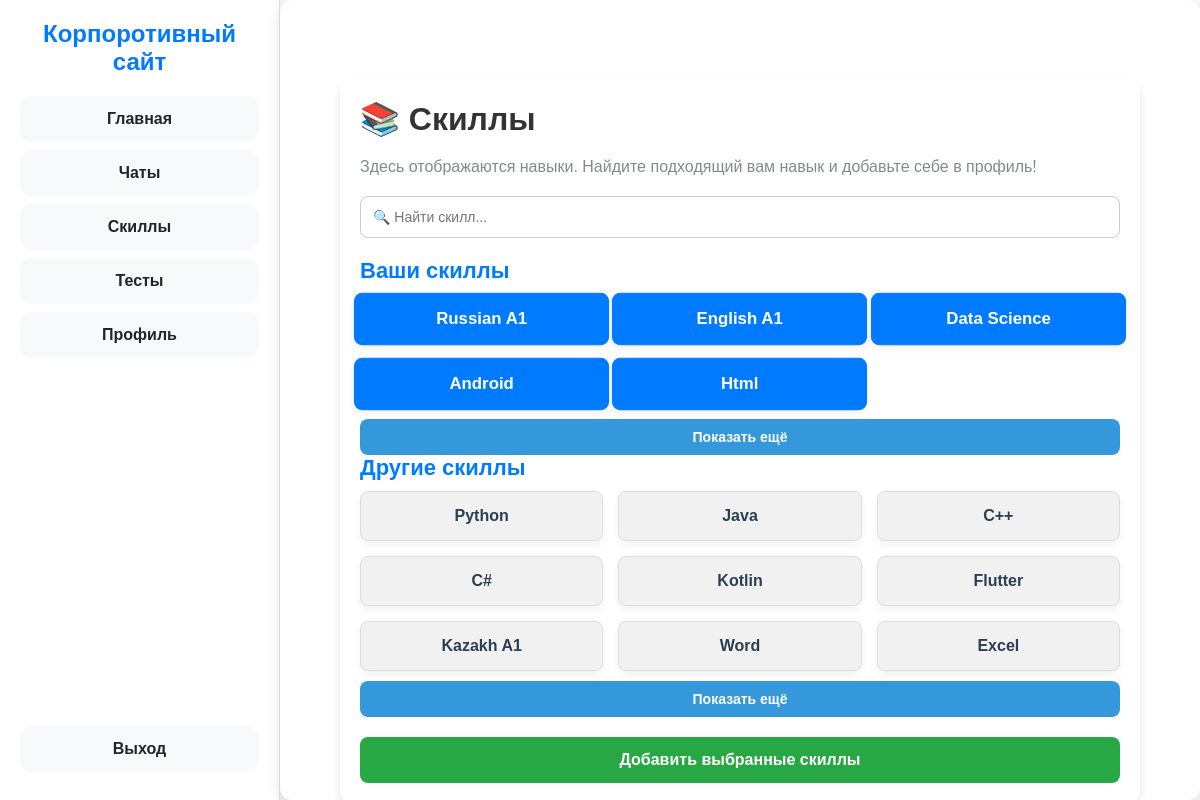
The app's page /skills/ (signed in) with its own data.
### tool/models.py (models this page shows, shortened)
class Skill(models.Model):
    name = models.CharField(max_length=100, unique=True)

### tool/views.py (the view, shortened to what this page needs)
# urls.py: path('skills/', views.skills, name='skills'),
@login_required
def skills(request):
    userskills = request.user.userprofile.skills.all()
    otherskills = Skill.objects.exclude(id__in=userskills)
    userrole = request.user.userprofile.role
    print(userrole)
    return render(request, 'skills.html', {'otherskills': otherskills, 'userskills': userskills, 'userrole': userrole})

### tool/templates/skills.html (shortened to what this page needs)
{% extends 'base.html' %}
{% block content %}
<div class="skills-container">
    <h1>📚 Скиллы</h1>
    <p>Здесь отображаются навыки. Найдите подходящий вам навык и добавьте себе в профиль!</p>
    <div class="search-container">
        <input type="text" id="search-skill" class="search-bar" placeholder="🔍 Найти скилл...">
    </div>
    <form id="skills-form" method="POST">
        {% if userrole not in "hr, boss" %}
        <h2 class="skills-title">Ваши скиллы</h2>
        <div class="skills-list" id="user-skills">
            {% for skill in userskills|slice:":5" %}
                <div class="skill-item selected" data-skill-id="{{ skill.id }}">{{ skill.name }}</div>
            {% endfor %}
        </div>
        {% if userskills|length > 5 %}
            <button id="show-more-user" class="show-more-btn" type="button">Показать ещё</button>
        {% endif %}
    {% endif %}
        <h2 class="skills-title">Другие скиллы</h2>
        <div class="skills-list" id="other-skills">
            {% for skill in otherskills|slice:":9" %}
                <div class="skill-item" data-skill-id="{{ skill.id }}">{{ skill.name }}</div>
            {% endfor %}
        </div>
        {% if otherskills|length > 9 %}
            <button id="show-more-other" class="show-more-btn" type="button">Показать ещё</button>
        {% endif %}
        <button type="submit" class="add-skill-btn">Добавить выбранные скиллы</button>
    </form>
</div>
{% endblock %}

### tool/templates/base.html (style rules this page uses)
:root { --primary-bg: #f8f9fa; --secondary-bg: #ffffff; --highlight: #007bff; --text-color: #212529; --hover-color: #0056b3; --border-radius: 12px; --shadow: 0px 4px 15px rgba(0, 0, 0, 0.1); }
* { margin: 0; padding: 0; box-sizing: border-box; font-family: "Arial", sans-serif; }
body { display: flex; background: var(--primary-bg); color: var(--text-color); height: 100vh; }

### tool/templates/skills.html (style rules this page uses)
.skills-container { max-width: 800px; margin: 40px auto; padding: 20px; background: #ffffff; border-radius: 12px; box-shadow: 0 4px 8px rgba(0, 0, 0, 0.1); }
h1 { font-size: 32px; font-weight: 700; margin-bottom: 20px; color: #333; }
p { font-size: 16px; color: #7f8c8d; margin-bottom: 20px; }
.search-container { display: flex; align-items: center; gap: 10px; margin-bottom: 20px; }
.search-bar { flex-grow: 1; padding: 12px; border: 1px solid #ccc; border-radius: 8px; font-size: 14px; }
.skills-title { font-size: 22px; font-weight: bold; margin-bottom: 10px; color: #007bff; }
.skills-list { display: grid; grid-template-columns: repeat(auto-fit, minmax(180px, 1fr)); gap: 15px; }
.skill-item { background: #f1f1f1; padding: 15px; border-radius: 8px; border: 1px solid #ddd; box-shadow: 0 4px 8px rgba(0, 0, 0, 0.05); font-size: 16px; font-weight: bold; color: #2c3e50; text-align: center; cursor: pointer; transition: background-color 0.3s, transform 0.2s; }
.skill-item:hover, .skill-item.selected { background: #007bff; color: white; border-color: #007bff; transform: scale(1.05); }
.show-more-btn { margin-top: 10px; padding: 10px 15px; font-size: 14px; font-weight: bold; color: white; background: #3498db; border: none; border-radius: 8px; cursor: pointer; transition: background-color 0.3s; display: block; width: 100%; }
.add-skill-btn { margin-top: 20px; padding: 14px 22px; font-size: 16px; font-weight: bold; color: white; background: #28a745; border: none; border-radius: 8px; cursor: pointer; transition: background-color 0.3s; display: block; width: 100%; }

### records on screen
Skill: name "Russian A1"
Skill: name "English A1"
Skill: name "Data Science"
Skill: name "Android"
Skill: name "Html"
Skill: name "Python"
Skill: name "Java"
Skill: name "C++"
Skill: name "C#"
Skill: name "Kotlin"
Skill: name "Flutter"
Skill: name "Kazakh A1"
Skill: name "Word"
Skill: name "Excel"
